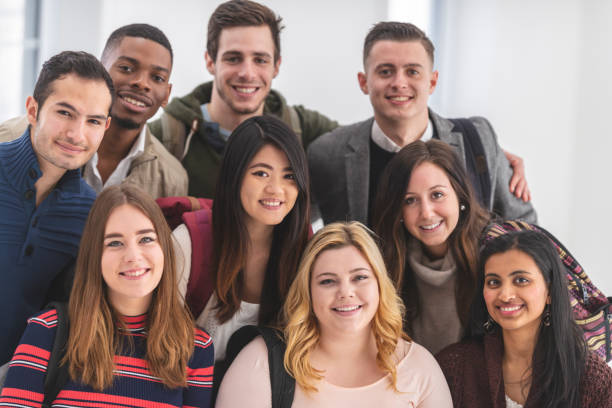
#> input picture img/p1.png, 612 x 408 px, found by its file name
$ python face-detect.py
#> lines starting #> are read from the running program, lines starting #| are printed output that depends on the picture; after the words box and inside, x2 and y2 are one past the last pixel; in counts of white or black regions, pixels touching at a corner belong together
import cv2

## Path to image
img_path='img\p1.png'

## Include face detect FILTER
face_detector = cv2.CascadeClassifier('haarcascades\haarcascade_frontalface_alt2.xml')
## Read image
img=cv2.imread(img_path)
#> img is the input picture: shape (408, 612, 3); mean B, G, R 121.3, 126.4, 146.8

## Change image to black-white color
img_gray = cv2.cvtColor(img,cv2.COLOR_BGR2GRAY)
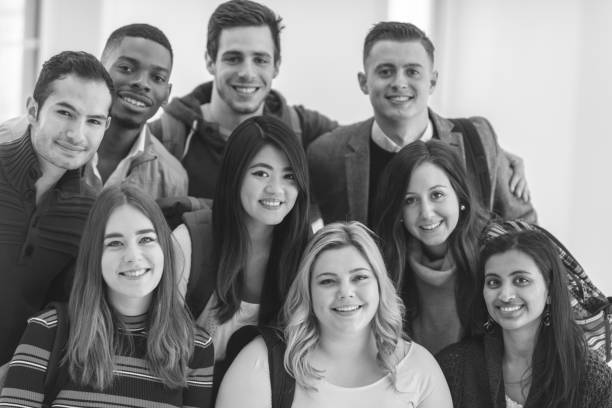
#> img_gray: shape (408, 612); min 5, max 255, mean 131.9

while True:
  faces = face_detector.detectMultiScale(img_gray, 1.3, 5)
#> faces = [[207, 29, 77, 77], [363, 43, 74, 74], [236, 147, 74, 74], [393, 172, 68, 68], [302, 247, 87, 87], [470, 253, 75, 75], [37, 84, 87, 87], [89, 210, 86, 86]]
  count = 0
  for (x,y,w,h) in faces:
    img_cut = cv2.resize(img[y+3:y+h-3,x+3:x+w-3],(64,64))
    cv2.imwrite('img/p1_{}.png'.format(count),img_cut)
    cv2.rectangle(img, (x,y), (x+w,y+h), (0,255,0), 2)
    count+=1
#> this loop made 8 passes
#> pass 1, `img_cut = cv2.resize(img[y+3:y+h-3,x+3:x+w-3],(64,64))`:
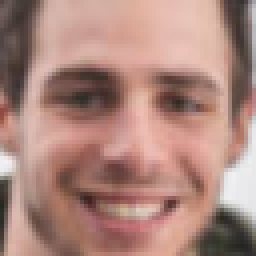
#> img_cut: shape (64, 64, 3) (shown 4 times larger); mean B, G, R 124.9, 134.3, 172.5
#> pass 2, `img_cut = cv2.resize(img[y+3:y+h-3,x+3:x+w-3],(64,64))`:
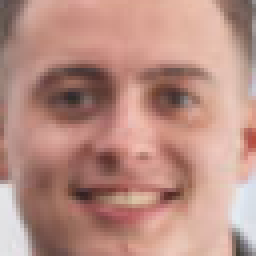
#> img_cut: shape (64, 64, 3) (shown 4 times larger); mean B, G, R 131.1, 142, 185.3
#> pass 3, `img_cut = cv2.resize(img[y+3:y+h-3,x+3:x+w-3],(64,64))`:
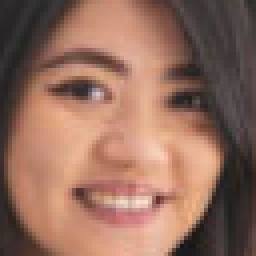
#> img_cut: shape (64, 64, 3) (shown 4 times larger); mean B, G, R 93.4, 108.8, 147.4
#> after the loop:
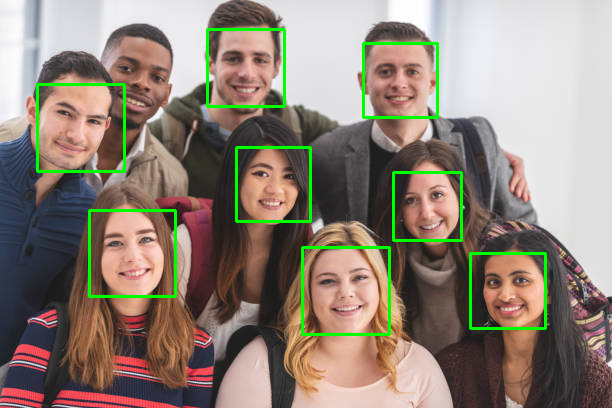
#> img: shape (408, 612, 3); 3.01% of pixels changed, all inside (x1, y1, x2, y2) = (36, 28, 547, 336)
#> after the loop, count = 8
  ## Show image
  cv2.imshow('Frame',img)

  ## Quit image
  if cv2.waitKey(1) & 0xFF == ord('q'):
#> (key q is pressed here)
    break

$ run again, with img/p1_4.png copied over img/p1.png
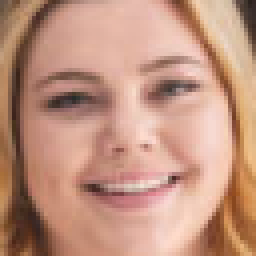
#> input picture img/p1_4.png, 64 x 64 px, found by its file name (shown 4 times larger)
#> img is the input picture: shape (64, 64, 3); mean B, G, R 126.8, 147.1, 193.2
#> faces = [[3, 2, 57, 57]]
#> the loop `for (x,y,w,h) in faces:` made 1 pass
#> (x, y, w, h, count) on pass 1: (3, 2, 57, 57, 1)
#> pass 1, `img_cut = cv2.resize(img[y+3:y+h-3,x+3:x+w-3],(64,64))`:
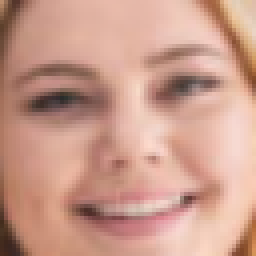
#> img_cut: shape (64, 64, 3) (shown 4 times larger); mean B, G, R 139.7, 155.8, 202.8
#> after the loop `for (x,y,w,h) in faces:`:
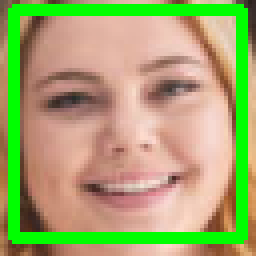
#> img: shape (64, 64, 3) (shown 4 times larger); 16.6% of pixels changed, all inside (x1, y1, x2, y2) = (2, 1, 62, 61)
#> after the loop `for (x,y,w,h) in faces:`: count = 1

$ run again, with img/p1_5.png copied over img/p1.png
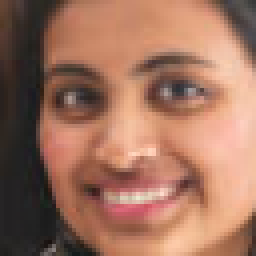
#> input picture img/p1_5.png, 64 x 64 px, found by its file name (shown 4 times larger)
#> img is the input picture: shape (64, 64, 3); mean B, G, R 93.9, 113.6, 159.5
#> faces = [[3, 2, 57, 57]]
#> the loop `for (x,y,w,h) in faces:` made 1 pass
#> (x, y, w, h, count) on pass 1: (3, 2, 57, 57, 1)
#> pass 1, `img_cut = cv2.resize(img[y+3:y+h-3,x+3:x+w-3],(64,64))`:
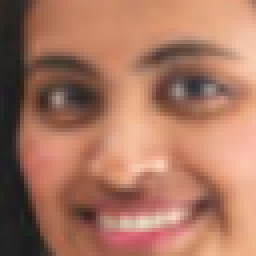
#> img_cut: shape (64, 64, 3) (shown 4 times larger); mean B, G, R 96.5, 117.4, 168.9
#> after the loop `for (x,y,w,h) in faces:`:
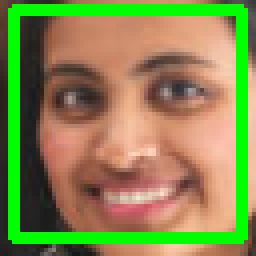
#> img: shape (64, 64, 3) (shown 4 times larger); 16.6% of pixels changed, all inside (x1, y1, x2, y2) = (2, 1, 62, 61)
#> after the loop `for (x,y,w,h) in faces:`: count = 1
